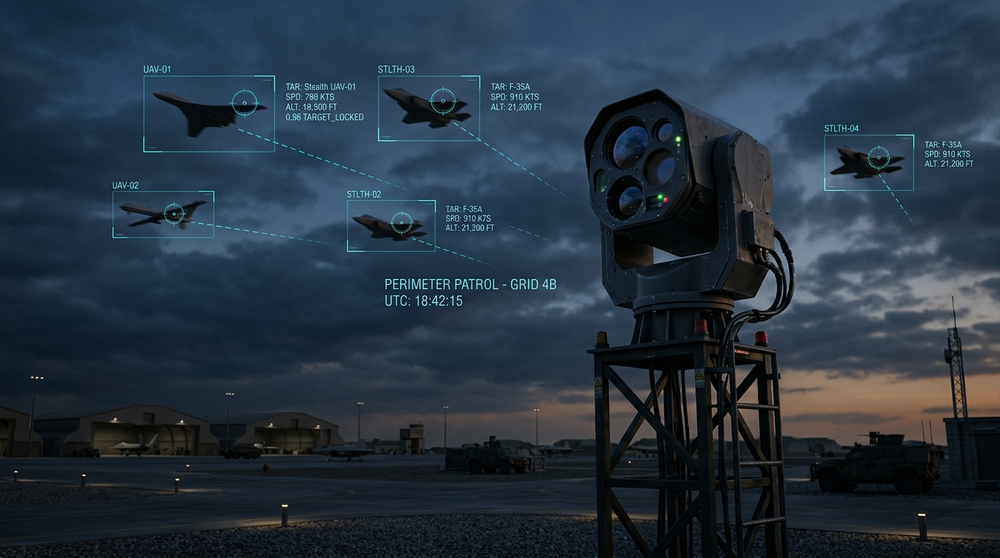
#> input picture frontend/src/assets/raven-login-hero.png, 1000 x 558 px, shrunk from 1376 x 768 before the run
$ python -i yolo_detector.py   (imports and definitions only)
#> lines starting #> are read from the running program, lines starting #| are printed output that depends on the picture; after the words box and inside, x2 and y2 are one past the last pixel; in counts of white or black regions, pixels touching at a corner belong together
#> further down, picture is the input picture: shape (558, 1000, 3); mean B, G, R 66, 52.7, 39.1
"""
RAVEN YOLO11 Primary Detector Module
Implements the primary candidate object detection stage based on YOLO11.
"""

from typing import List, Dict, Any, Optional, Tuple
from dataclasses import dataclass
from pathlib import Path
import time
import cv2
import numpy as np


@dataclass
class CandidateDetection:
    """Represents a candidate bounding box proposed by YOLO11."""
    bbox: List[int]  # [x1, y1, x2, y2]
    confidence: float
    class_id: int
    class_name: str
    inference_time_ms: float = 0.0


class YOLODetector:
    """
    Modular YOLO11 Detector.
    Supports custom fine-tuned weights (e.g. models/yolo11s_uav.pt),
    standard YOLO11s/YOLO11n weights, and robust academic demo fallback.
    """

    def __init__(
        self,
        model_path: str = "models/yolo11s.pt",
        confidence_threshold: float = 0.20,
        iou_threshold: float = 0.45,
        device: str = "cpu",
        target_classes: Optional[List[str]] = None,
    ):
#> called with model_path = 'models/yolo11s.pt', confidence_threshold = 0.2, iou_threshold = 0.45, device = 'cpu'
        self.model_path = model_path
        self.conf_threshold = confidence_threshold
        self.iou_threshold = iou_threshold
        self.device = device
        self.target_classes = target_classes or ["drone", "uav", "aeroplane", "airplane", "bird"]
        self.model = None
        self.is_loaded = False
        self.load_error: Optional[str] = None
        self.is_custom_uav_weights = False

        self._initialize_model()
#> (the call stopped at in _initialize_model, `self.model = YOLO(base_name)`: ultralytics is not available in this run)

    def _initialize_model(self) -> None:
        """Loads YOLO11 model weights with fallback and error reporting."""
        try:
            from ultralytics import YOLO

            # 1. Check configured path
            path = Path(self.model_path)
            if path.exists():
                self.model = YOLO(str(path))
                self.is_loaded = True
                self.is_custom_uav_weights = "uav" in path.name.lower()
                print(f"[YOLODetector] Loaded weights from: {self.model_path}")
                return

            # 2. Check if yolo11n.pt is available in models/
            fallback_n = Path("models/yolo11n.pt")
            if fallback_n.exists():
                self.model = YOLO(str(fallback_n))
                self.model_path = str(fallback_n)
                self.is_loaded = True
                self.is_custom_uav_weights = False
                print(f"[YOLODetector] Loaded fallback weights from: {self.model_path}")
                return

            # 3. Initialize base YOLO11
            base_name = path.name if path.name.startswith("yolo11") else "yolo11n.pt"
            print(f"[YOLODetector] Custom weights not found at '{self.model_path}'. Initializing base detector: '{base_name}'...")
            self.model = YOLO(base_name)
            self.is_loaded = True
            self.is_custom_uav_weights = False
            print(f"[YOLODetector] Successfully initialized base '{base_name}'.")

        except Exception as e:
            self.is_loaded = False
            self.load_error = str(e)
            print(f"[YOLODetector] Notice: Deep learning detector runtime: {e}")

    def detect(self, frame: np.ndarray) -> Tuple[List[CandidateDetection], float, float]:
        """
        Executes YOLO inference on the input frame.
        """
        if frame is None:
            return [], 0.0, 0.0

        t_start = time.perf_counter()
        h, w = frame.shape[:2]
#> h = 558; w = 1000
        candidate_detections: List[CandidateDetection] = []

        if self.is_loaded and self.model is not None:
            try:
                results = self.model.predict(
                    source=frame,
                    conf=self.conf_threshold,
                    iou=self.iou_threshold,
                    device=self.device,
                    verbose=False
                )

                for result in results:
                    boxes = result.boxes
                    if boxes is None:
                        continue

                    for i in range(len(boxes)):
                        box = boxes[i]
                        coords = box.xyxy[0].cpu().numpy().astype(int)
                        conf = float(box.conf[0].cpu().item())
                        cls_id = int(box.cls[0].cpu().item())
                        cls_name = result.names.get(cls_id, f"class_{cls_id}").lower()

                        x1 = max(0, min(coords[0], w - 1))
                        y1 = max(0, min(coords[1], h - 1))
                        x2 = max(x1 + 1, min(coords[2], w))
                        y2 = max(y1 + 1, min(coords[3], h))

                        if self.is_custom_uav_weights or any(tc in cls_name for tc in self.target_classes) or conf > 0.35:
                            candidate_detections.append(
                                CandidateDetection(
                                    bbox=[int(x1), int(y1), int(x2), int(y2)],
                                    confidence=conf,
                                    class_id=cls_id,
                                    class_name=cls_name
                                )
                            )
            except Exception as err:
                print(f"[YOLODetector] Prediction notice: {err}")

        # If base COCO weights didn't fire on procedural synthetic geometry,
        # detect high-contrast aerial blobs in sky region so DeTrAck pipeline stages run end-to-end
        if len(candidate_detections) == 0:
            candidate_detections = self._detect_airborne_candidates(frame)

        t_end = time.perf_counter()
        inference_time_ms = (t_end - t_start) * 1000.0
        fps = 1000.0 / max(0.1, inference_time_ms)

        for det in candidate_detections:
            det.inference_time_ms = inference_time_ms

        return candidate_detections, inference_time_ms, fps

    def _detect_airborne_candidates(self, frame: np.ndarray) -> List[CandidateDetection]:
        """Detects airborne dark bodies in sky region for academic demonstration."""
        h, w = frame.shape[:2]
#> h = 558; w = 1000
        sky_region = frame[:int(h * 0.72), :]
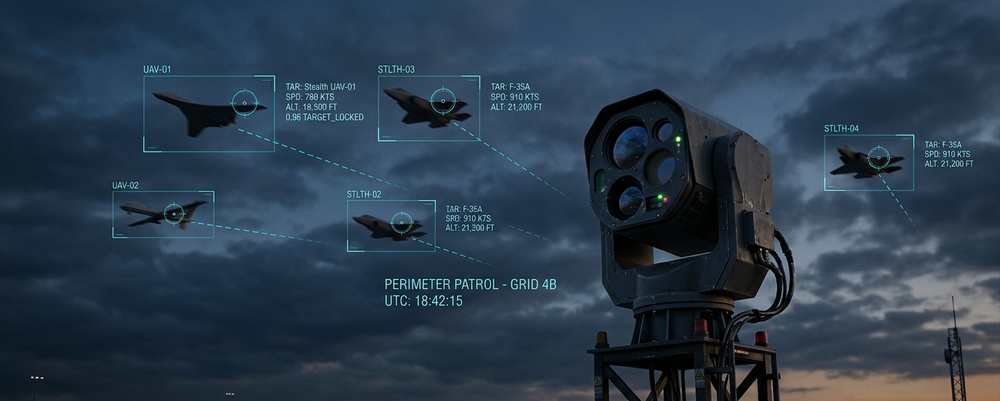
#> sky_region: shape (401, 1000, 3); mean B, G, R 77.8, 60.8, 43.3
        gray = cv2.cvtColor(sky_region, cv2.COLOR_BGR2GRAY)
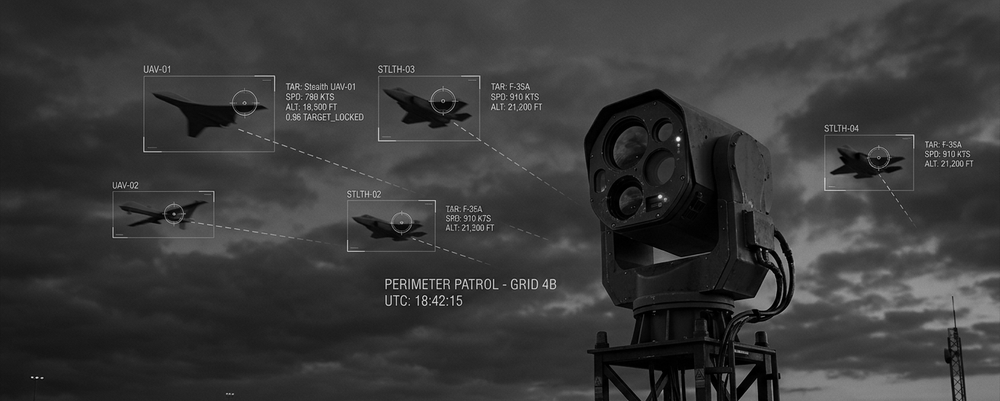
#> gray: shape (401, 1000); min 0, max 244, mean 57.5

        # Detect dark target against sky
        _, thresh = cv2.threshold(gray, 70, 255, cv2.THRESH_BINARY_INV)
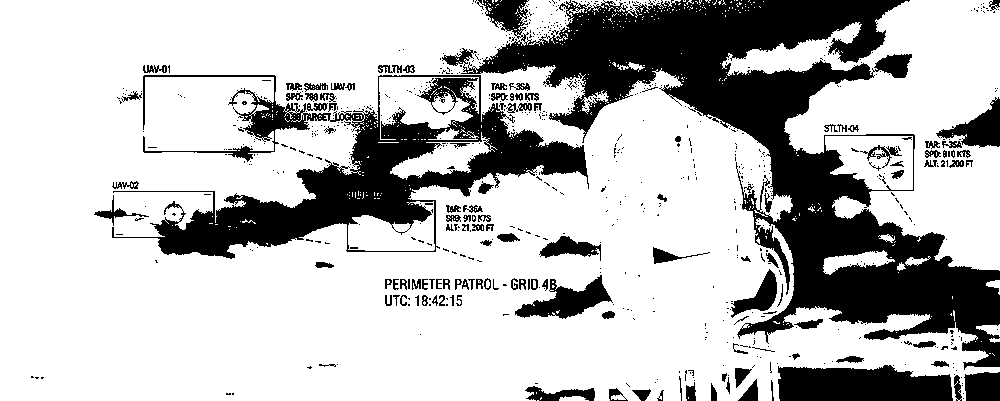
#> thresh: shape (401, 1000); 73.9% white; 735 black regions (608 under 20 px)
        contours, _ = cv2.findContours(thresh, cv2.RETR_EXTERNAL, cv2.CHAIN_APPROX_SIMPLE)
#> contours = 292 contours, 278 with area under 20; largest, box (x1, y1, x2, y2) and area: (0, 0, 1000, 401) 291116, (722, 0, 1000, 271) 34116, (825, 136, 913, 190) 3666, (823, 250, 895, 275) 778, (581, 90, 609, 114) 163

        candidates = []
        for cnt in contours:
            area = cv2.contourArea(cnt)
            if 40 < area < 10000:
                x, y, bw, bh = cv2.boundingRect(cnt)
                # Aspect ratio typical of quadcopter (0.5 to 2.5)
                aspect = bw / float(bh)
                if 0.5 <= aspect <= 2.5:
                    conf = min(0.92, max(0.65, float(0.60 + area / 5000.0)))
                    candidates.append(
                        CandidateDetection(
                            bbox=[int(x), int(y), int(x + bw), int(y + bh)],
                            confidence=round(conf, 3),
                            class_id=0,
                            class_name="uav"
                        )
                    )
#> this loop made 292 passes
#> (area, x, y, bw, bh, aspect, conf) on passes 15, 23, 35, 62, 81: (146, 976, 324, 24, 13, 1.85, 0.65), (72, 986, 280, 14, 15, 0.933, 0.65), (55.5, 878, 234, 17, 9, 1.89, 0.65), (3666, 825, 136, 88, 54, 1.63, 0.92), (163, 581, 90, 28, 24, 1.17, 0.65)
#> (area, x, y, bw, bh, aspect) on passes 4, 28, 29, 117: (83, 559, 396, 30, 5, 6), (97, 905, 256, 26, 10, 2.6), (778, 823, 250, 72, 25, 2.88), (67, 617, 62, 28, 10, 2.8)
#> after the loop, candidates = 5 items

        return candidates[:3]  # Max 3 candidate targets

>>> import cv2
>>> picture = cv2.imread('../../frontend/src/assets/raven-login-hero.png')
>>> result = YOLODetector().detect(picture)
#> in detect, `candidate_detections = self._detect_airborne_candidates(frame)`: candidate_detections = 3 items
#> the loop in detect, `for det in candidate_detections:` made 3 passes
